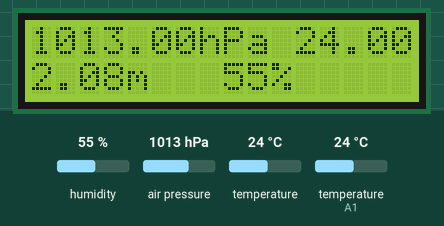
Simulated run of this sketch. Board: Arduino Uno, built with avr-gcc and run on an emulated ATmega328P. Shown: 16×2 character LCD. The test bench sets the inputs (shaded band); at power-on: humidity 55 %, air pressure 1013 hPa, temperature 24 °C, temperature (sensor on A1) 24 °C.

Above: at 1.2 s.
1.3 s: humidity set to 22 %
At 6.1 s:
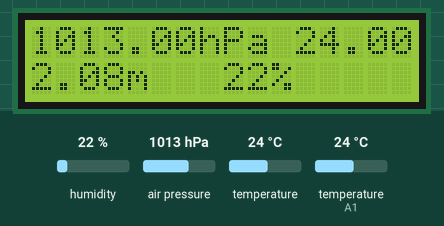
11.6 s: air pressure set to 952 hPa
At 16.5 s:
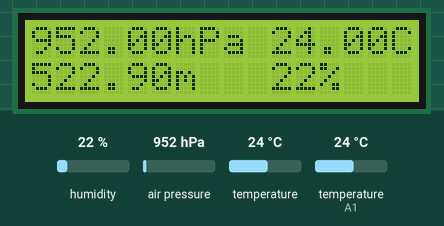
21.7 s: temperature (sensor 0) set to 12 °C
At 25.8 s:
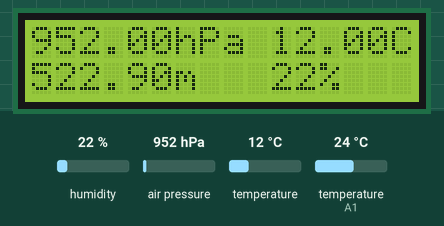
31.7 s: humidity set to 40 %
At 36.2 s:
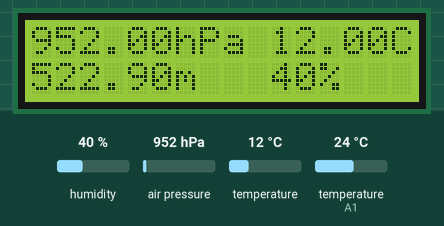
41.8 s: air pressure set to 975 hPa
At 46.6 s:
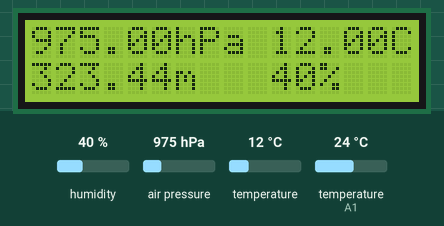
51.9 s: humidity set to 68 %
At 55.9 s:
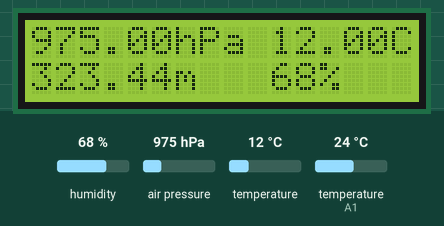
Timing chart, 0 to 57.4 s (numbered marks = the images above; inputs shaded):
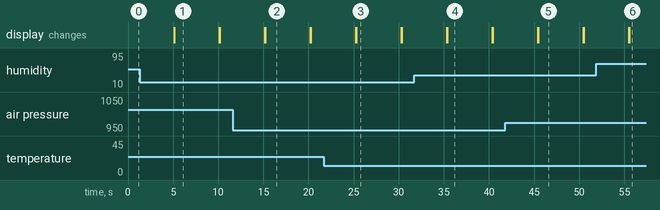

Measured:
- after the input at 1.3 s, the display: first differs from a run without the input after 3.8 s (image 1)
- after the input at 11.6 s, the display: first differs from a run without the input after 3.6 s (image 2)
- after the input at 21.7 s, the display: first differs from a run without the input after 3.6 s (image 3)
- after the input at 31.7 s, the display: first differs from a run without the input after 3.7 s (image 4)
- after the input at 41.8 s, the display: first differs from a run without the input after 3.6 s (image 5)
- after the input at 51.9 s, the display: first differs from a run without the input after 3.6 s (image 6)
- what the display in image 1 shows lasts 5.0 s, from 5.1 s to 10.1 s

The sketch:

estacao_metereologica.ino
```cpp
#include <Wire.h>
#include <Adafruit_Sensor.h>
#include <Adafruit_BMP085_U.h>
#include <DHT.h>
#include <DHT_U.h>
#include <LiquidCrystal.h>

/*
   Connections
   ===========
   >BMP085
   SCL to analog 5
   SDA to analog 4
   VDD to 3.3V DC [IMPORTANT, 3.3V, NOT 5V!]
   GROUND to common ground

   >DHT11
   LEFT PIN to 5V
   RIGHT PIN to GND
   DATA PIN (PIN ASIDE 5V) to analog 1
*/

#define DHTPIN A1
#define DHTTYPE DHT11

DHT_Unified dht(DHTPIN, DHTTYPE);
Adafruit_BMP085_Unified bmp = Adafruit_BMP085_Unified(10085);

LiquidCrystal lcd(9, 8, 5, 4, 3, 2);

uint32_t delayMS;

void setup() {
  //Sensor DHT11
  dht.begin();

  //Sensor BMP085
  if(!bmp.begin())
  {
     Serial.print("BMP085 initialization error");
     while(1);
  }

  lcd.begin(16, 2);
}

void loop() {
  int dht11_temperature;
  int dht11_humidity;

  float bmp085_temperature;
  float bmp085_pressure;
  float bmp085_altitude;

  sensors_event_t event;

  dht.temperature().getEvent(&event);
  dht11_temperature = event.temperature;

  dht.humidity().getEvent(&event);
  dht11_humidity = event.relative_humidity;

  bmp.getEvent(&event);
  bmp085_pressure = event.pressure;
  bmp.getTemperature(&bmp085_temperature);
  bmp085_altitude = bmp.pressureToAltitude(SENSORS_PRESSURE_SEALEVELHPA, event.pressure);

  lcd.print(bmp085_pressure);
  lcd.print("hPa ");
  lcd.print(bmp085_temperature);
  lcd.print("C");
  lcd.setCursor(0, 1);
  lcd.print(bmp085_altitude);
  lcd.print("m   ");
  lcd.print(dht11_humidity);
  lcd.print("%");

  delay(5000);

  lcd.clear();
}
```
